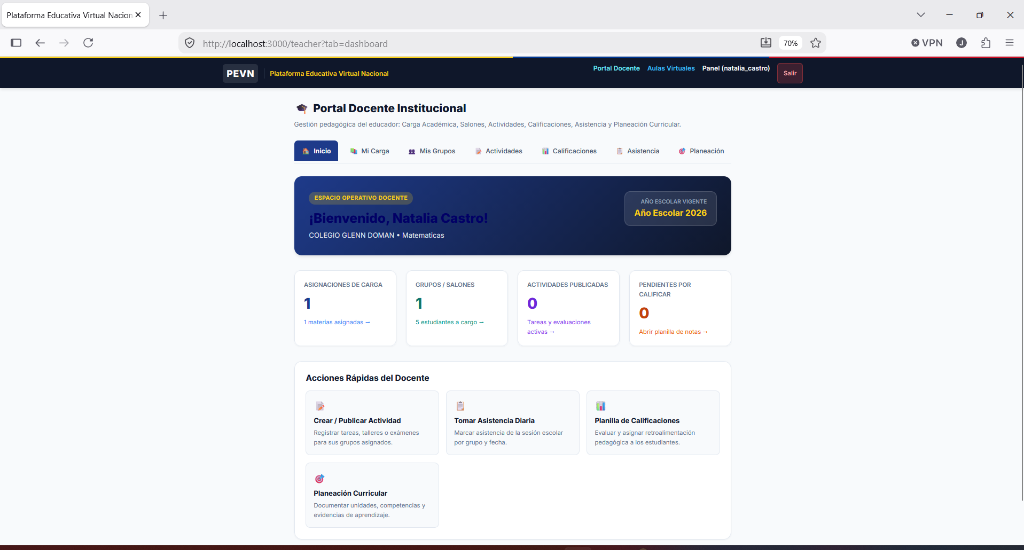
#> input picture scratch/screenshots_backup/09_portal_docente_dashboard.png, 1024 x 550 px, found by its file name
$ python fix_09.py
#> lines starting #> are read from the running program, lines starting #| are printed output that depends on the picture
from PIL import Image, ImageDraw, ImageFont

im09 = Image.open('scratch/screenshots_backup/09_portal_docente_dashboard.png')
#> im09 is the input picture: PIL image 1024x550 RGBA; mean R, G, B, A 217.9, 220.3, 225.7, 255
# Crop top bar y=38
im09_clean = im09.crop((0, 38, im09.size[0], im09.size[1]))
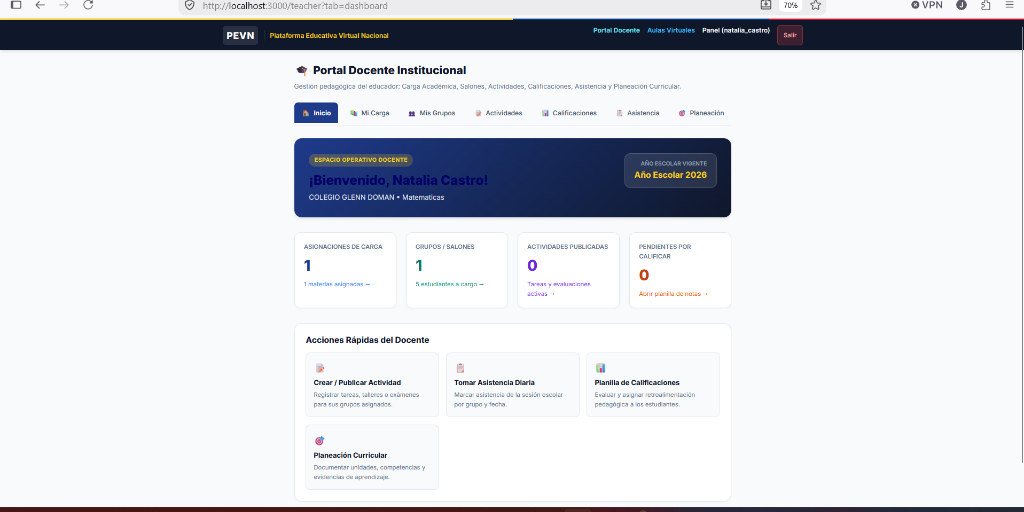
#> im09_clean: PIL image 1024x512 RGBA; mean R, G, B, A 216.5, 219.1, 224.8, 255

font_title = ImageFont.truetype('segoeuib.ttf', 16)
font_badge = ImageFont.truetype('segoeuib.ttf', 9)

draw = ImageDraw.Draw(im09_clean)

# The banner background color at (300, 185) is (27, 51, 118)
banner_bg = im09_clean.getpixel((300, 185))
#> banner_bg = (28, 54, 128, 255)

# Paint over old dark heading: x in [295, 520], y in [172, 198]
draw.rectangle([295, 172, 520, 198], fill=banner_bg)
draw.text((298, 175), "¡Bienvenido, Natalia Castro!", fill=(255, 255, 255), font=font_title)

# The role badge is at y in [152, 168], x in [298, 405]
# Let's see if we want to redraw the badge with yellow background and dark slate text
draw.rounded_rectangle([298, 152, 405, 168], radius=3, fill=(252, 209, 22))
draw.text((303, 154), "ESPACIO OPERATIVO DOCENTE", fill=(15, 23, 42), font=font_badge)

im09_clean.save('docs/manual/assets/screenshots/09_portal_docente_dashboard.png')
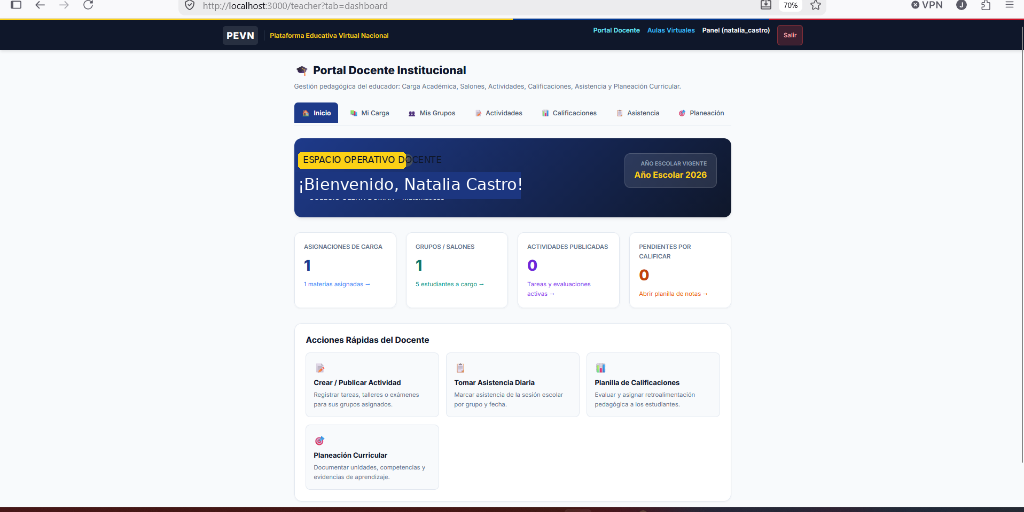
#> saved as 09_portal_docente_dashboard.png: PIL image 1024x512 RGBA; mean R, G, B, A 217.3, 219.8, 224.8, 255
print('09 remediated with exact coordinates!')
